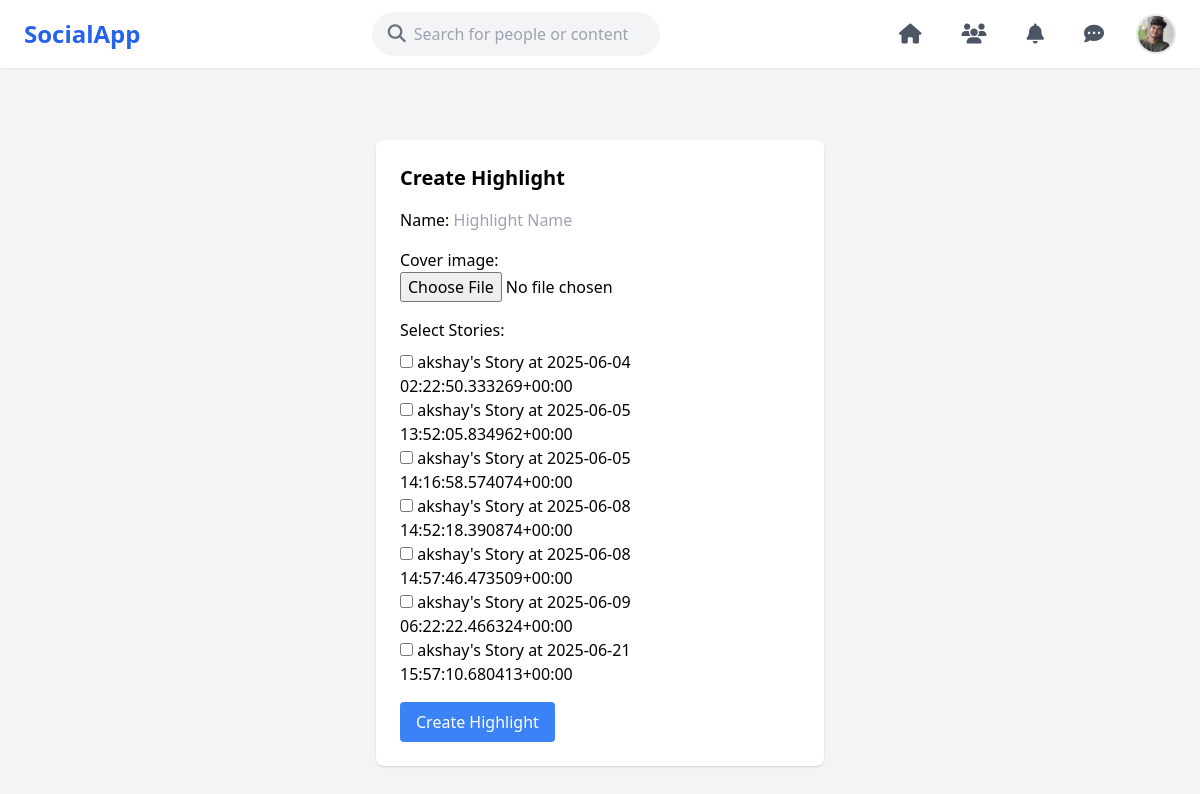
Page /highlights/create/ (signed in) on the earlier database version.
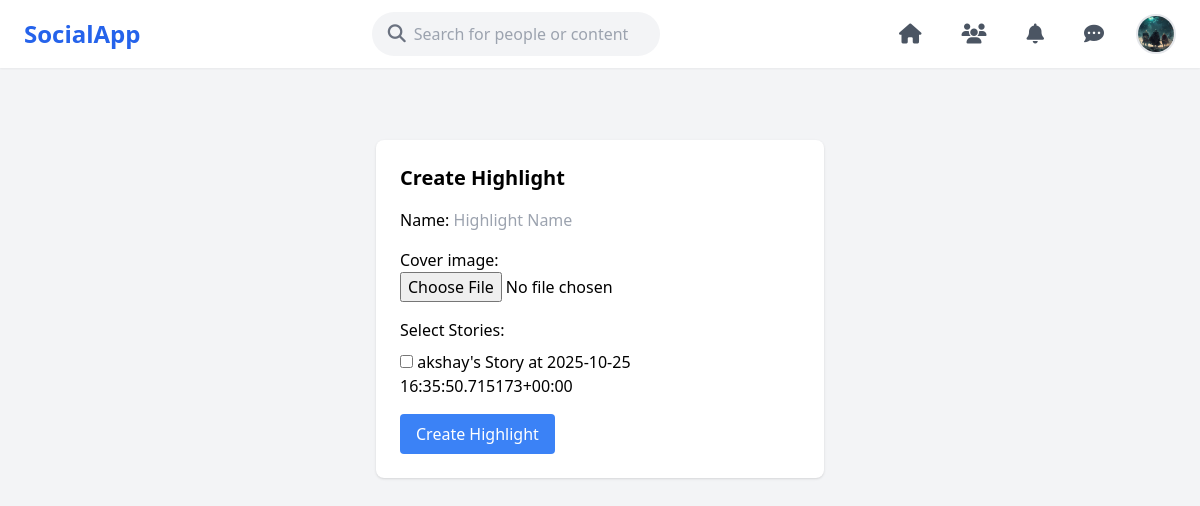
Same page on the later database version.
### myapp/models.py (models this page shows, shortened)
class CustomUser(AbstractUser):
    email = models.EmailField(_('email address'), unique=True)
    profile_picture = models.ImageField(upload_to='profile_pics/', default='default.jpg')
    bio = models.TextField(max_length=500, blank=True)
    location = models.CharField(max_length=100, blank=True)
    birth_date = models.DateField(null=True, blank=True)
    is_public = models.BooleanField(default=True)
    cover_photo = models.ImageField(upload_to='cover_photos/', blank=True, null=True)
    is_suspended = models.BooleanField(default=False)
    is_verified = models.BooleanField(default=False)
    ROLE_CHOICES = (
        ('user', 'User'),
        ('moderator', 'Moderator'),
        ('admin', 'Admin'),
    )
    role = models.CharField(max_length=10, choices=ROLE_CHOICES, default='user')

### myapp/views.py (the view)
# urls.py: path('highlights/create/', views.create_highlight, name='create_highlight'),
@login_required
def create_highlight(request):
    if request.method == 'POST':
        form = HighlightCreateForm(request.POST, user=request.user)
        files = request.FILES.getlist('stories')  # get all uploaded files
        if form.is_valid():
            highlight = form.save(commit=False)
            highlight.user = request.user
            highlight.save()  # save highlight first
            for f in files:
                story = Story.objects.create(user=request.user, image=f)
                highlight.stories.add(story)
            messages.success(request, 'Highlight created successfully!')
            return redirect('profile', username=request.user.username)
    else:
        form = HighlightCreateForm(user=request.user)
    return render(request, 'highlights/create_highlight.html', {'form': form})

### myapp/forms.py
class HighlightCreateForm(forms.ModelForm):
    stories = forms.ModelMultipleChoiceField(
        queryset=Story.objects.none(),  # We'll set this in view per user
        widget=forms.CheckboxSelectMultiple,
        required=True
    )
    class Meta:
        model = Highlight
        fields = ['name', 'cover_image', 'stories']
        widgets = {
            'name': forms.TextInput(attrs={'class': 'form-input', 'placeholder': 'Highlight Name'}),
        }
    def __init__(self, *args, **kwargs):
        user = kwargs.pop('user', None)
        super().__init__(*args, **kwargs)
        if user:
            self.fields['stories'].queryset = user.stories.all()

### myapp/models.py (called while the page is built)
    def __str__(self):
        return f"{self.user.username}'s Story at {self.created_at}"

### templates/highlights/create_highlight.html (shortened to what this page needs)
{% extends 'home.html' %}
{% block content %}
<div class="max-w-md mx-auto mt-10 bg-white p-6 rounded-lg shadow">
    <h2 class="text-xl font-semibold mb-4">Create Highlight</h2>
    <form method="post" enctype="multipart/form-data">
        <div class="mb-4">
            {{ form.name.label_tag }}
            {{ form.name }}
        </div>
        <div class="mb-4">
            {{ form.cover_image.label_tag }}
            {{ form.cover_image }}
        </div>
        <div class="mb-4">
            <label class="font-medium mb-2 block">Select Stories:</label>
            {{ form.stories }}
        </div>
        <button type="submit" class="bg-blue-500 text-white px-4 py-2 rounded">Create Highlight</button>
    </form>
</div>
{% endblock %}

### templates/navbar.html (shortened to what this page needs)
{% load static %}
<!DOCTYPE html>
<html lang="en">
<head>
    <script src="https://cdn.tailwindcss.com"></script>
    <link rel="stylesheet" href="https://cdnjs.cloudflare.com/ajax/libs/font-awesome/6.4.0/css/all.min.css"/>
    <link rel="stylesheet" href="https://cdnjs.cloudflare.com/ajax/libs/font-awesome/6.5.1/css/all.min.css">
</head>
<body class="bg-gray-100 font-sans m-0 text-base">
    <header class="bg-white py-3 px-6 flex items-center justify-between shadow-sm sticky top-0 z-50">
        <a href="{% url 'home' %}" class="text-2xl font-bold text-blue-600 no-underline hover:text-blue-700">SocialApp</a>
        {% if user.is_authenticated and not user.is_superuser %}
        <form action="{% url 'search' %}" method="get" class="flex items-center bg-gray-100 rounded-full px-4 py-2 w-72" role="search" aria-label="Site search">
            <i class="fas fa-search text-gray-500 text-lg mr-2" aria-hidden="true"></i>
            <input type="text" name="q" placeholder="Search for people or content" aria-label="Search input" class="border-none bg-transparent outline-none w-full text-base" />
        </form>
        {% endif %}
        <nav class="flex items-center gap-6" aria-label="Primary navigation">
            {% if user.is_authenticated %}
                {% if user.is_superuser or user.is_staff %}
                    <a href="{% url 'admin_dashboard' %}" class="text-blue-600 hover:underline text-base font-semibold">Admin Dashboard</a>
                    <a href="{% url 'admin_user_list' %}" class="text-blue-600 hover:underline text-base font-semibold">Manage Users</a>
                    <a href="{% url 'logout' %}" class="text-red-500 hover:underline text-base font-semibold">Logout</a>
                {% else %}
                    <a href="{% url 'home' %}" class="relative no-underline text-current flex items-center text-lg p-2 hover:bg-gray-100 rounded-lg" title="Home" aria-label="Home">
                        <i class="fas fa-home text-gray-600 text-xl" aria-hidden="true"></i>
                    </a>
                    <a href="{% url 'users_list' %}" class="relative no-underline text-current flex items-center text-lg p-2 hover:bg-gray-100 rounded-lg" title="Users" aria-label="Users">
                        <i class="fas fa-users text-gray-600 text-xl" aria-hidden="true"></i>
                    </a>
                    <a href="{% url 'notifications' %}" class="relative no-underline text-current flex items-center text-lg p-2 hover:bg-gray-100 rounded-lg" title="Notifications" aria-label="Notifications">
                        <i class="fas fa-bell text-gray-600 text-xl" aria-hidden="true"></i>
                    </a>
                    <a href="{% url 'messages' %}" class="relative no-underline text-current flex items-center text-lg p-2 hover:bg-gray-100 rounded-lg" title="Messages" aria-label="Messages">
                        <i class="fas fa-comment-dots text-gray-600 text-xl" aria-hidden="true"></i>
                    </a>
                    <a href="{% url 'profile' username=user.username %}" class="relative no-underline text-current flex items-center" title="Profile" aria-label="Profile">
                        {% if user.profile_picture %}
                            <img src="{{ user.profile_picture.url }}" alt="Profile Picture" class="w-10 h-10 rounded-full object-cover cursor-pointer border-2 border-gray-200 hover:border-blue-500" />
                        {% else %}
                            <img src="{% static 'default-avatar.png' %}" alt="Default Avatar" class="w-10 h-10 rounded-full object-cover cursor-pointer border-2 border-gray-200 hover:border-blue-500" />
                        {% endif %}
                    </a>
                {% endif %}
            {% else %}
                <a href="{% url 'login' %}" class="text-blue-600 hover:underline text-base font-semibold">Login</a>
            {% endif %}
        </nav>
    </header>
    <div class="flex justify-center mt-8 px-4">
        <div class="w-full max-w-6xl">
            {% block content %}
            {% endblock %}
        </div>
    </div>
</body>
</html>

Differences in the rows shown:
changed CustomUser: profile_picture: a different picture
Other differences:
form field stories: "☐ ☐ ☐ ☐ ☐ ☐ ☐" → "☐"
text no longer shown: "akshay's Story at 2025-06-04 02:22:50.333269+00:00 akshay's Story at 2025-06-05 13:52:05.834962+00:00 akshay's Story at 2025-06-05 14:16:58.574074+00:00 akshay's Story at 2025-06-08 14:52:18.390874+00:00 akshay's Story at 2025-06-08 14:57:46.473509+00:00 akshay's Story at 2025-06-09 06:22:22.466324+00:00 akshay's Story at 2025-06-21 15:57:10.680413+00:00"
text now shown: "akshay's Story at 2025-10-25 16:35:50.715173+00:00"
